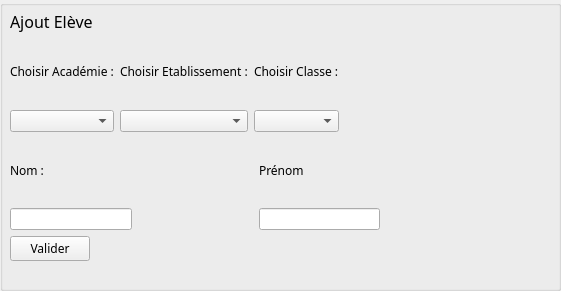
   <widget class="QGroupBox" name="gBAjoutEleve">
    <property name="geometry">
     <rect>
      <x>350</x>
      <y>10</y>
      <width>561</width>
      <height>291</height>
     </rect>
    </property>
    <property name="title">
     <string/>
    </property>
    <widget class="QWidget" name="verticalLayoutWidget_4">
     <property name="geometry">
      <rect>
       <x>10</x>
       <y>10</y>
       <width>491</width>
       <height>251</height>
      </rect>
     </property>
     <layout class="QVBoxLayout" name="verticalLayout_21">
      <item>
       <widget class="QLabel" name="label_33">
        <property name="sizePolicy">
         <sizepolicy hsizetype="Preferred" vsizetype="Fixed">
          <horstretch>0</horstretch>
          <verstretch>0</verstretch>
         </sizepolicy>
        </property>
        <property name="font">
         <font>
          <family>Showcard Gothic</family>
          <pointsize>12</pointsize>
         </font>
        </property>
        <property name="text">
         <string>Ajout Elève</string>
        </property>
       </widget>
      </item>
      <item>
       <layout class="QHBoxLayout" name="horizontalLayout_29">
        <item>
         <layout class="QVBoxLayout" name="verticalLayout_35">
          <item>
           <widget class="QLabel" name="label_18">
            <property name="font">
             <font>
              <family>Kristen ITC</family>
              <weight>50</weight>
              <bold>false</bold>
             </font>
            </property>
            <property name="text">
             <string>Choisir Académie :</string>
            </property>
           </widget>
          </item>
          <item>
           <widget class="QComboBox" name="cBListAcadEleve"/>
          </item>
         </layout>
        </item>
        <item>
         <layout class="QVBoxLayout" name="verticalLayout_36">
          <item>
           <widget class="QLabel" name="label_19">
            <property name="font">
             <font>
              <family>Kristen ITC</family>
              <weight>50</weight>
              <bold>false</bold>
             </font>
            </property>
            <property name="text">
             <string>Choisir Etablissement :</string>
            </property>
           </widget>
          </item>
          <item>
           <widget class="QComboBox" name="cBListEtabEleve"/>
          </item>
         </layout>
        </item>
        <item>
         <layout class="QVBoxLayout" name="verticalLayout_37">
          <item>
           <widget class="QLabel" name="label_21">
            <property name="font">
             <font>
              <family>Kristen ITC</family>
              <weight>50</weight>
              <bold>false</bold>
             </font>
            </property>
            <property name="text">
             <string>Choisir Classe :</string>
            </property>
           </widget>
          </item>
          <item>
           <widget class="QComboBox" name="cBListClassEleve"/>
          </item>
         </layout>
        </item>
        <item>
         <spacer name="horizontalSpacer_23">
          <property name="orientation">
           <enum>Qt::Horizontal</enum>
          </property>
          <property name="sizeHint" stdset="0">
           <size>
            <width>100</width>
            <height>20</height>
           </size>
          </property>
         </spacer>
        </item>
       </layout>
      </item>
      <item>
       <layout class="QHBoxLayout" name="horizontalLayout_30">
        <item>
         <layout class="QVBoxLayout" name="verticalLayout_38">
          <item>
           <widget class="QLabel" name="label_20">
            <property name="font">
             <font>
              <family>Kristen ITC</family>
              <weight>50</weight>
              <bold>false</bold>
             </font>
            </property>
            <property name="text">
             <string>Nom :</string>
            </property>
           </widget>
          </item>
          <item>
           <layout class="QHBoxLayout" name="horizontalLayout_31">
            <item>
             <widget class="QLineEdit" name="lENomEleve"/>
            </item>
            <item>
             <spacer name="horizontalSpacer_19">
              <property name="orientation">
               <enum>Qt::Horizontal</enum>
              </property>
              <property name="sizeHint" stdset="0">
               <size>
                <width>40</width>
                <height>20</height>
               </size>
              </property>
             </spacer>
            </item>
           </layout>
          </item>
         </layout>
        </item>
        <item>
         <layout class="QVBoxLayout" name="verticalLayout_39">
          <item>
           <widget class="QLabel" name="label_25">
            <property name="font">
             <font>
              <family>Kristen ITC</family>
              <weight>50</weight>
              <bold>false</bold>
             </font>
            </property>
            <property name="text">
             <string>Prénom</string>
            </property>
           </widget>
          </item>
          <item>
           <layout class="QHBoxLayout" name="horizontalLayout_32">
            <item>
             <widget class="QLineEdit" name="lEPrenomEleve"/>
            </item>
            <item>
             <spacer name="horizontalSpacer_21">
              <property name="orientation">
               <enum>Qt::Horizontal</enum>
              </property>
              <property name="sizeHint" stdset="0">
               <size>
                <width>40</width>
                <height>20</height>
               </size>
              </property>
             </spacer>
            </item>
           </layout>
          </item>
         </layout>
        </item>
       </layout>
      </item>
      <item>
       <layout class="QHBoxLayout" name="horizontalLayout_33">
        <item>
         <widget class="QPushButton" name="pBValNewEleve">
          <property name="font">
           <font>
            <family>Showcard Gothic</family>
           </font>
          </property>
          <property name="cursor">
           <cursorShape>PointingHandCursor</cursorShape>
          </property>
          <property name="text">
           <string>Valider</string>
          </property>
         </widget>
        </item>
        <item>
         <spacer name="horizontalSpacer_22">
          <property name="orientation">
           <enum>Qt::Horizontal</enum>
          </property>
          <property name="sizeHint" stdset="0">
           <size>
            <width>40</width>
            <height>20</height>
           </size>
          </property>
         </spacer>
        </item>
       </layout>
      </item>
     </layout>
    </widget>
   </widget>
